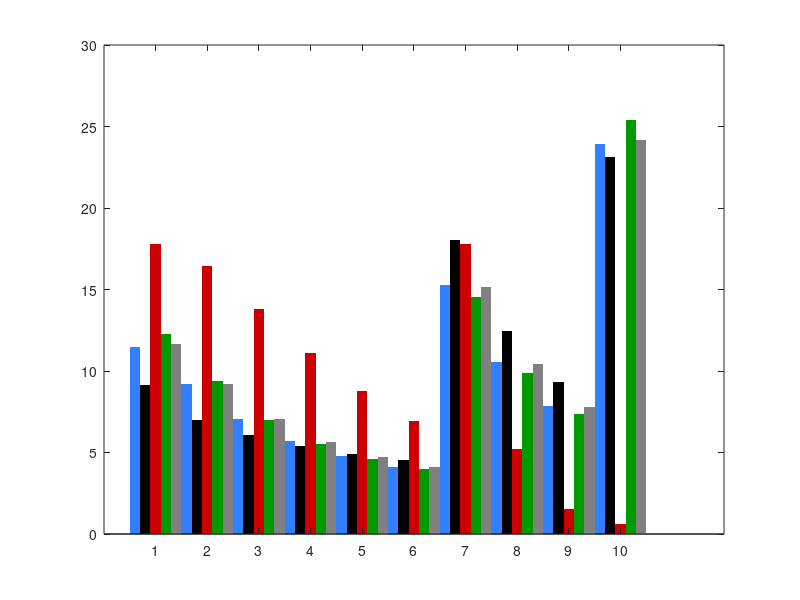

Write the MATLAB code that produced this figure. (Note: this script raises an error after producing the figure.)
clear, clc, close all

% save('data_draft_figures.mat','data')
load ('data_figures.mat')

%% Lificycle properties (nontargeted moments)

%life_cycle_baseline_non_targeted
% Column 1: Firm share data
% Column 2: Firm share model
% Column 3: Firm size data
% Column 4: Firm size model
% Column 5: Emp share data
% Column 6: Empshare model	
% Column 7: Job creation data
% Column 8: Job creation model
% Column 9: Job destruction data
% Column 10: Job destruction model	

% specification
fontsz = 8;
paper_unit = 'inches'; % 'inches', 'normalized', 'centimeters', 'points'
%paper_size = [5.5 2.0]; % [width height]
%paper_position = [0 0 5.5 2.0]; % [left bottom width height].
%paper_size = [3.2 2.0]; % [width height]
%paper_position = [0 0 3.2 2.0]; % [left bottom width height].
paper_size = [3.3 2.1]; % [width height]
paper_position = [0 0 3.3 2.1]; % [left bottom width height].
paper_orientation = 'portrait'; % 'portrait (default)', 'landscape'
font_name = 'Times New Roman'; % 'Helvetica', 'Times New Roman'

% Firm age distribution
labels = {'0','1','2','3','4','5','6-10','11-15','16-20','21+'};
figure
hb = bar([lifecycle_baseline_non_targeted(:,2) lifecycle_baseline_non_targeted(:,1) lifecycle_no_financial_friction_non_targeted(:,2) lifecycle_no_quadratic_non_targeted(:,2) lifecycle_no_irreversible_non_targeted(:,2)]);
set(hb(1),'FaceColor',[0.2 0.5 1.0],'BarWidth',1,'EdgeColor','none')
set(hb(2),'FaceColor',[0 0 0],'BarWidth',1,'EdgeColor','none')
set(hb(3),'FaceColor',[0.8 0 0],'BarWidth',1,'EdgeColor','none')
set(hb(4),'FaceColor',[0 0.6 0],'BarWidth',1,'EdgeColor','none')
set(hb(5),'FaceColor',[0.5 0.5 0.5],'BarWidth',1,'EdgeColor','none')
set(gca,'XTickLabels', labels);
ylim([0,30])
xlabel('age group')
ylabel('percentage of firms')
legend('baseline','data','no financial friction','no quadratic','no irreversible','Location','North')
legend boxoff
set(gca,'Fontsize',fontsz,'FontName',font_name,'xcolor','k','ycolor','k')
fig = gcf;
fig.PaperUnits = paper_unit;
fig.PaperSize = paper_size;
fig.PaperPosition = paper_position;
fig.PaperOrientation = paper_orientation;
print('appendix\fig_age_dist','-dpng','-r300')

% firm size by age group
labels = {'0','1','2','3','4','5','6-10','11-15','16-20','21+'};
figure
hb = bar([lifecycle_baseline_non_targeted(:,4) lifecycle_baseline_non_targeted(:,3) lifecycle_no_financial_friction_non_targeted(:,4) lifecycle_no_quadratic_non_targeted(:,4) lifecycle_no_irreversible_non_targeted(:,4)]);
set(hb(1),'FaceColor',[0.2 0.5 1.0],'BarWidth',1,'EdgeColor','none')
set(hb(2),'FaceColor',[0 0 0],'BarWidth',1,'EdgeColor','none')
set(hb(3),'FaceColor',[0.8 0 0],'BarWidth',1,'EdgeColor','none')
set(hb(4),'FaceColor',[0 0.6 0],'BarWidth',1,'EdgeColor','none')
set(hb(5),'FaceColor',[0.5 0.5 0.5],'BarWidth',1,'EdgeColor','none')
set(gca,'XTickLabels', labels);
ylim([0,30])
xlabel('age group')
ylabel('avg. size age group/avg. size all firms')
legend('baseline','data','no financial friction','no quadratic','no irreversible','Location','North')
legend boxoff
set(gca,'Fontsize',fontsz,'FontName',font_name,'xcolor','k','ycolor','k')
ylim([0,4])
fig = gcf;
fig.PaperUnits = paper_unit;
fig.PaperSize = paper_size;
fig.PaperPosition = paper_position;
fig.PaperOrientation = paper_orientation;
print('appendix\fig_size_age','-dpng','-r300')

% employment share by age group
labels = {'0','1','2','3','4','5','6-10','11-15','16-20','21+'};
figure
hb = bar([lifecycle_baseline_non_targeted(:,6) lifecycle_baseline_non_targeted(:,5) lifecycle_no_financial_friction_non_targeted(:,6) lifecycle_no_quadratic_non_targeted(:,6) lifecycle_no_irreversible_non_targeted(:,6)]);
set(hb(1),'FaceColor',[0.2 0.5 1.0],'BarWidth',1,'EdgeColor','none')
set(hb(2),'FaceColor',[0 0 0],'BarWidth',1,'EdgeColor','none')
set(hb(3),'FaceColor',[0.8 0 0],'BarWidth',1,'EdgeColor','none')
set(hb(4),'FaceColor',[0 0.6 0],'BarWidth',1,'EdgeColor','none')
set(hb(5),'FaceColor',[0.5 0.5 0.5],'BarWidth',1,'EdgeColor','none')
set(gca,'XTickLabels', labels);
ylim([0,70])
xlabel('age group')
ylabel('percent of total employment')
legend('baseline','data','no financial friction','no quadratic','no irreversible','Location','North')
legend boxoff
set(gca,'Fontsize',fontsz,'FontName',font_name,'xcolor','k','ycolor','k')
ylim([0,50])
fig = gcf;
fig.PaperUnits = paper_unit;
fig.PaperSize = paper_size;
fig.PaperPosition = paper_position;
fig.PaperOrientation = paper_orientation;
print('appendix\fig_emp_share_age','-dpng','-r300')

% job creation by age group
labels = {'1','2','3','4','5','6-10','11-15','16-20','21+'};
figure
hb = bar([lifecycle_baseline_non_targeted(2:10,8) lifecycle_baseline_non_targeted(2:10,7) lifecycle_no_financial_friction_non_targeted(2:10,8) lifecycle_no_quadratic_non_targeted(2:10,8) lifecycle_no_irreversible_non_targeted(2:10,8)]);
set(hb(1),'FaceColor',[0.2 0.5 1.0],'BarWidth',1,'EdgeColor','none')
set(hb(2),'FaceColor',[0 0 0],'BarWidth',1,'EdgeColor','none')
set(hb(3),'FaceColor',[0.8 0 0],'BarWidth',1,'EdgeColor','none')
set(hb(4),'FaceColor',[0 0.6 0],'BarWidth',1,'EdgeColor','none')
set(hb(5),'FaceColor',[0.5 0.5 0.5],'BarWidth',1,'EdgeColor','none')
set(gca,'XTickLabels', labels);
xlabel('age group')
ylabel('percentage of employment')
ylim([0,100])
legend('baseline','data','no financial friction','no quadratic','no irreversible','Location','North')
legend boxoff
set(gca,'Fontsize',fontsz,'FontName',font_name,'xcolor','k','ycolor','k')
fig = gcf;
fig.PaperUnits = paper_unit;
fig.PaperSize = paper_size;
fig.PaperPosition = paper_position;
fig.PaperOrientation = paper_orientation;
print('appendix\fig_job_creation_age','-dpng','-r300')

% job destruction by age group
labels = {'0','1','2','3','4','5','6-10','11-15','16-20','21+'};
figure
hb = bar([lifecycle_baseline_non_targeted(:,10) lifecycle_baseline_non_targeted(:,9) lifecycle_no_financial_friction_non_targeted(:,10) lifecycle_no_quadratic_non_targeted(:,10) lifecycle_no_irreversible_non_targeted(:,10)]);
set(hb(1),'FaceColor',[0.2 0.5 1.0],'BarWidth',1,'EdgeColor','none')
set(hb(2),'FaceColor',[0 0 0],'BarWidth',1,'EdgeColor','none')
set(hb(3),'FaceColor',[0.8 0 0],'BarWidth',1,'EdgeColor','none')
set(hb(4),'FaceColor',[0 0.6 0],'BarWidth',1,'EdgeColor','none')
set(hb(5),'FaceColor',[0.5 0.5 0.5],'BarWidth',1,'EdgeColor','none')
set(gca,'XTickLabels', labels);
xlabel('age group')
ylabel('percentage of employment')
ylim([0,100])
legend('baseline','data','no financial friction','no quadratic','no irreversible','Location','North')
legend boxoff
set(gca,'Fontsize',fontsz,'FontName',font_name,'xcolor','k','ycolor','k')
fig = gcf;
fig.PaperUnits = paper_unit;
fig.PaperSize = paper_size;
fig.PaperPosition = paper_position;
fig.PaperOrientation = paper_orientation;
print('appendix\fig_job_destruction_age','-dpng','-r300')



